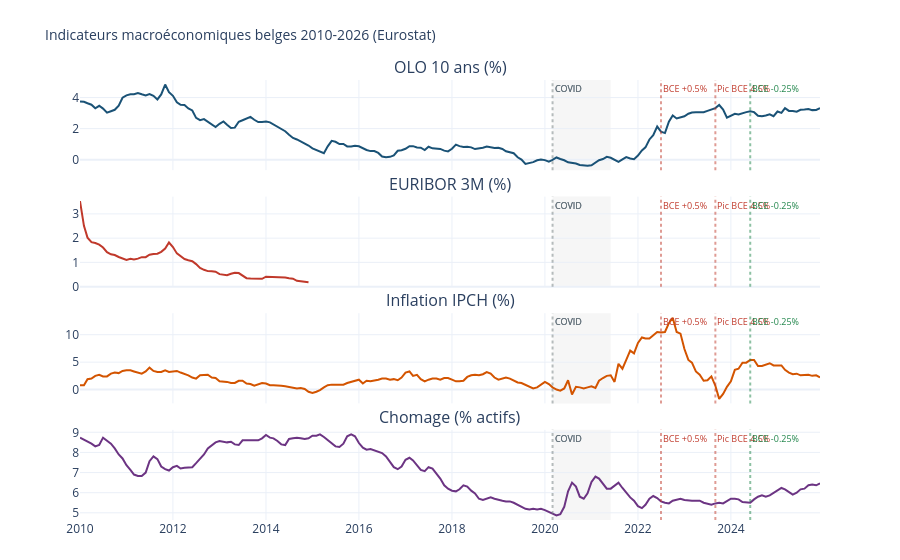

This figure's notebook cell:
### Markdown cell above
---
## 4. Visualisation Plotly : séries individuelles

On trace les 4 séries principales en subplots avec axe X partagé.  
Les graphiques Plotly sont interactifs : zoom, survol, export PNG.

### Code cell
SERIES_TO_PLOT = [k for k in ("olo_10y", "euribor_3m", "inflation", "chomage") if k in macro.columns]

if not SERIES_TO_PLOT:
    print("Pas de données disponibles. Relancer les cellules 2 et 3 d'abord.")
else:
    fig = make_subplots(
        rows=len(SERIES_TO_PLOT),
        cols=1,
        shared_xaxes=True,
        subplot_titles=[DATASETS[k]["label"] for k in SERIES_TO_PLOT],
        vertical_spacing=0.06,
    )

    for i, key in enumerate(SERIES_TO_PLOT, start=1):
        cfg = DATASETS[key]
        s = macro[key].dropna()
        fig.add_trace(
            go.Scatter(
                x=s.index,
                y=s.values,
                mode="lines",
                name=cfg["label"],
                line=dict(color=cfg["color"], width=2),
                hovertemplate="%{x|%Y-%m}: %{y:.2f} " + cfg["unit"] + "<extra></extra>",
            ),
            row=i,
            col=1,
        )

    fig.update_layout(
        height=280 * len(SERIES_TO_PLOT),
        title_text="Indicateurs macroéconomiques belges 2010-2026 (Eurostat)",
        title_font_size=14,
        showlegend=False,
        template="plotly_white",
        margin=dict(t=80, b=40),
    )

    fig.add_vrect(
        x0="2020-03-01", x1="2021-06-01",
        fillcolor="gray", opacity=0.07,
        layer="below", line_width=0,
        annotation_text="COVID",
        annotation_position="top left",
        annotation_font_size=9,
    )

    # add_vline avec annotation_text exige un timestamp numérique (ms) sur axe datetime
    for date_str, label, color in BCE_EVENTS:
        x_ms = pd.Timestamp(date_str).value // 10**6
        fig.add_vline(
            x=x_ms, line_dash="dot", line_color=color, opacity=0.5,
            annotation_text=label, annotation_position="top right",
            annotation_font_size=9, annotation_font_color=color,
        )

    fig.show()

### Figure 1 — Plotly figure (JSON) as saved in the notebook; plotly's stock layout.template omitted (floating-point values rounded to 4 significant figures; data arrays with more than 128 entries replaced by an {"elided": "..."} marker saying what was removed)
{"data": [{"hovertemplate": "%{x|%Y-%m}: %{y:.2f} %<extra></extra>", "line": {"color": "#1a5276", "width": 2}, "mode": "lines", "name": "OLO 10 ans (%)", "type": "scatter", "x": {"elided": "192 str values"}, "xaxis": "x", "y": {"elided": "192 float values"}, "yaxis": "y"}, {"hovertemplate": "%{x|%Y-%m}: %{y:.2f} %<extra></extra>", "line": {"color": "#c0392b", "width": 2}, "mode": "lines", "name": "EURIBOR 3M (%)", "type": "scatter", "x": ["2010-01-01T00:00:00.000000000", "2010-02-01T00:00:00.000000000", "2010-03-01T00:00:00.000000000", "2010-04-01T00:00:00.000000000", "2010-05-01T00:00:00.000000000", "2010-06-01T00:00:00.000000000", "2010-07-01T00:00:00.000000000", "2010-08-01T00:00:00.000000000", "2010-09-01T00:00:00.000000000", "2010-10-01T00:00:00.000000000", "2010-11-01T00:00:00.000000000", "2010-12-01T00:00:00.000000000", "2011-01-01T00:00:00.000000000", "2011-02-01T00:00:00.000000000", "2011-03-01T00:00:00.000000000", "2011-04-01T00:00:00.000000000", "2011-05-01T00:00:00.000000000", "2011-06-01T00:00:00.000000000", "2011-07-01T00:00:00.000000000", "2011-08-01T00:00:00.000000000", "2011-09-01T00:00:00.000000000", "2011-10-01T00:00:00.000000000", "2011-11-01T00:00:00.000000000", "2011-12-01T00:00:00.000000000", "2012-01-01T00:00:00.000000000", "2012-02-01T00:00:00.000000000", "2012-03-01T00:00:00.000000000", "2012-04-01T00:00:00.000000000", "2012-05-01T00:00:00.000000000", "2012-06-01T00:00:00.000000000", "2012-07-01T00:00:00.000000000", "2012-08-01T00:00:00.000000000", "2012-09-01T00:00:00.000000000", "2012-10-01T00:00:00.000000000", "2012-11-01T00:00:00.000000000", "2012-12-01T00:00:00.000000000", "2013-01-01T00:00:00.000000000", "2013-02-01T00:00:00.000000000", "2013-03-01T00:00:00.000000000", "2013-04-01T00:00:00.000000000", "2013-05-01T00:00:00.000000000", "2013-06-01T00:00:00.000000000", "2013-07-01T00:00:00.000000000", "2013-08-01T00:00:00.000000000", "2013-09-01T00:00:00.000000000", "2013-10-01T00:00:00.000000000", "2013-11-01T00:00:00.000000000", "2013-12-01T00:00:00.000000000", "2014-01-01T00:00:00.000000000", "2014-02-01T00:00:00.000000000", "2014-03-01T00:00:00.000000000", "2014-04-01T00:00:00.000000000", "2014-05-01T00:00:00.000000000", "2014-06-01T00:00:00.000000000", "2014-07-01T00:00:00.000000000", "2014-08-01T00:00:00.000000000", "2014-09-01T00:00:00.000000000", "2014-11-01T00:00:00.000000000", "2014-12-01T00:00:00.000000000"], "xaxis": "x2", "y": [3.527, 2.507, 2.02, 1.833, 1.8, 1.733, 1.613, 1.423, 1.333, 1.303, 1.223, 1.173, 1.105, 1.145, 1.125, 1.155, 1.215, 1.215, 1.315, 1.345, 1.36, 1.435, 1.57, 1.82, 1.635, 1.37, 1.25, 1.14, 1.09, 1.05, 0.93, 0.77, 0.695, 0.64, 0.635, 0.615, 0.515, 0.48, 0.47, 0.53, 0.575, 0.56, 0.44, 0.35, 0.335, 0.335, 0.32, 0.325, 0.41, 0.41, 0.41, 0.41, 0.41, 0.38, 0.35, 0.33, 0.24, 0.19, 0.18], "yaxis": "y2"}, {"hovertemplate": "%{x|%Y-%m}: %{y:.2f} %<extra></extra>", "line": {"color": "#d35400", "width": 2}, "mode": "lines", "name": "Inflation IPCH (%)", "type": "scatter", "x": {"elided": "192 str values"}, "xaxis": "x3", "y": {"elided": "192 float values"}, "yaxis": "y3"}, {"hovertemplate": "%{x|%Y-%m}: %{y:.2f} % actifs<extra></extra>", "line": {"color": "#6c3483", "width": 2}, "mode": "lines", "name": "Chomage (% actifs)", "type": "scatter", "x": {"elided": "192 str values"}, "xaxis": "x4", "y": {"elided": "192 float values"}, "yaxis": "y4"}], "layout": {"annotations": [{"font": {"size": 16}, "showarrow": false, "text": "OLO 10 ans (%)", "x": 0.5, "xanchor": "center", "xref": "paper", "y": 1, "yanchor": "bottom", "yref": "paper"}, {"font": {"size": 16}, "showarrow": false, "text": "EURIBOR 3M (%)", "x": 0.5, "xanchor": "center", "xref": "paper", "y": 0.735, "yanchor": "bottom", "yref": "paper"}, {"font": {"size": 16}, "showarrow": false, "text": "Inflation IPCH (%)", "x": 0.5, "xanchor": "center", "xref": "paper", "y": 0.47, "yanchor": "bottom", "yref": "paper"}, {"font": {"size": 16}, "showarrow": false, "text": "Chomage (% actifs)", "x": 0.5, "xanchor": "center", "xref": "paper", "y": 0.205, "yanchor": "bottom", "yref": "paper"}, {"font": {"size": 9}, "showarrow": false, "text": "COVID", "x": "2020-03-01", "xanchor": "left", "xref": "x", "y": 1, "yanchor": "top", "yref": "y domain"}, {"font": {"size": 9}, "showarrow": false, "text": "COVID", "x": "2020-03-01", "xanchor": "left", "xref": "x2", "y": 1, "yanchor": "top", "yref": "y2 domain"}, {"font": {"size": 9}, "showarrow": false, "text": "COVID", "x": "2020-03-01", "xanchor": "left", "xref": "x3", "y": 1, "yanchor": "top", "yref": "y3 domain"}, {"font": {"size": 9}, "showarrow": false, "text": "COVID", "x": "2020-03-01", "xanchor": "left", "xref": "x4", "y": 1, "yanchor": "top", "yref": "y4 domain"}, {"font": {"color": "#717d7e", "size": 9}, "showarrow": false, "text": "COVID", "x": 1583020800000, "xanchor": "left", "xref": "x", "y": 1, "yanchor": "top", "yref": "y domain"}, {"font": {"color": "#717d7e", "size": 9}, "showarrow": false, "text": "COVID", "x": 1583020800000, "xanchor": "left", "xref": "x2", "y": 1, "yanchor": "top", "yref": "y2 domain"}, {"font": {"color": "#717d7e", "size": 9}, "showarrow": false, "text": "COVID", "x": 1583020800000, "xanchor": "left", "xref": "x3", "y": 1, "yanchor": "top", "yref": "y3 domain"}, {"font": {"color": "#717d7e", "size": 9}, "showarrow": false, "text": "COVID", "x": 1583020800000, "xanchor": "left", "xref": "x4", "y": 1, "yanchor": "top", "yref": "y4 domain"}, {"font": {"color": "#c0392b", "size": 9}, "showarrow": false, "text": "BCE +0.5%", "x": 1656633600000, "xanchor": "left", "xref": "x", "y": 1, "yanchor": "top", "yref": "y domain"}, {"font": {"color": "#c0392b", "size": 9}, "showarrow": false, "text": "BCE +0.5%", "x": 1656633600000, "xanchor": "left", "xref": "x2", "y": 1, "yanchor": "top", "yref": "y2 domain"}, {"font": {"color": "#c0392b", "size": 9}, "showarrow": false, "text": "BCE +0.5%", "x": 1656633600000, "xanchor": "left", "xref": "x3", "y": 1, "yanchor": "top", "yref": "y3 domain"}, {"font": {"color": "#c0392b", "size": 9}, "showarrow": false, "text": "BCE +0.5%", "x": 1656633600000, "xanchor": "left", "xref": "x4", "y": 1, "yanchor": "top", "yref": "y4 domain"}, {"font": {"color": "#c0392b", "size": 9}, "showarrow": false, "text": "Pic BCE 4.5%", "x": 1693526400000, "xanchor": "left", "xref": "x", "y": 1, "yanchor": "top", "yref": "y domain"}, {"font": {"color": "#c0392b", "size": 9}, "showarrow": false, "text": "Pic BCE 4.5%", "x": 1693526400000, "xanchor": "left", "xref": "x2", "y": 1, "yanchor": "top", "yref": "y2 domain"}, {"font": {"color": "#c0392b", "size": 9}, "showarrow": false, "text": "Pic BCE 4.5%", "x": 1693526400000, "xanchor": "left", "xref": "x3", "y": 1, "yanchor": "top", "yref": "y3 domain"}, {"font": {"color": "#c0392b", "size": 9}, "showarrow": false, "text": "Pic BCE 4.5%", "x": 1693526400000, "xanchor": "left", "xref": "x4", "y": 1, "yanchor": "top", "yref": "y4 domain"}, {"font": {"color": "#1e8449", "size": 9}, "showarrow": false, "text": "BCE -0.25%", "x": 1717200000000, "xanchor": "left", "xref": "x", "y": 1, "yanchor": "top", "yref": "y domain"}, {"font": {"color": "#1e8449", "size": 9}, "showarrow": false, "text": "BCE -0.25%", "x": 1717200000000, "xanchor": "left", "xref": "x2", "y": 1, "yanchor": "top", "yref": "y2 domain"}, {"font": {"color": "#1e8449", "size": 9}, "showarrow": false, "text": "BCE -0.25%", "x": 1717200000000, "xanchor": "left", "xref": "x3", "y": 1, "yanchor": "top", "yref": "y3 domain"}, {"font": {"color": "#1e8449", "size": 9}, "showarrow": false, "text": "BCE -0.25%", "x": 1717200000000, "xanchor": "left", "xref": "x4", "y": 1, "yanchor": "top", "yref": "y4 domain"}], "autosize": true, "margin": {"b": 40, "t": 80}, "shapes": [{"fillcolor": "gray", "layer": "below", "line": {"width": 0}, "opacity": 0.07, "type": "rect", "x0": "2020-03-01", "x1": "2021-06-01", "xref": "x", "y0": 0, "y1": 1, "yref": "y domain"}, {"fillcolor": "gray", "layer": "below", "line": {"width": 0}, "opacity": 0.07, "type": "rect", "x0": "2020-03-01", "x1": "2021-06-01", "xref": "x2", "y0": 0, "y1": 1, "yref": "y2 domain"}, {"fillcolor": "gray", "layer": "below", "line": {"width": 0}, "opacity": 0.07, "type": "rect", "x0": "2020-03-01", "x1": "2021-06-01", "xref": "x3", "y0": 0, "y1": 1, "yref": "y3 domain"}, {"fillcolor": "gray", "layer": "below", "line": {"width": 0}, "opacity": 0.07, "type": "rect", "x0": "2020-03-01", "x1": "2021-06-01", "xref": "x4", "y0": 0, "y1": 1, "yref": "y4 domain"}, {"line": {"color": "#717d7e", "dash": "dot"}, "opacity": 0.5, "type": "line", "x0": 1583020800000, "x1": 1583020800000, "xref": "x", "y0": 0, "y1": 1, "yref": "y domain"}, {"line": {"color": "#717d7e", "dash": "dot"}, "opacity": 0.5, "type": "line", "x0": 1583020800000, "x1": 1583020800000, "xref": "x2", "y0": 0, "y1": 1, "yref": "y2 domain"}, {"line": {"color": "#717d7e", "dash": "dot"}, "opacity": 0.5, "type": "line", "x0": 1583020800000, "x1": 1583020800000, "xref": "x3", "y0": 0, "y1": 1, "yref": "y3 domain"}, {"line": {"color": "#717d7e", "dash": "dot"}, "opacity": 0.5, "type": "line", "x0": 1583020800000, "x1": 1583020800000, "xref": "x4", "y0": 0, "y1": 1, "yref": "y4 domain"}, {"line": {"color": "#c0392b", "dash": "dot"}, "opacity": 0.5, "type": "line", "x0": 1656633600000, "x1": 1656633600000, "xref": "x", "y0": 0, "y1": 1, "yref": "y domain"}, {"line": {"color": "#c0392b", "dash": "dot"}, "opacity": 0.5, "type": "line", "x0": 1656633600000, "x1": 1656633600000, "xref": "x2", "y0": 0, "y1": 1, "yref": "y2 domain"}, {"line": {"color": "#c0392b", "dash": "dot"}, "opacity": 0.5, "type": "line", "x0": 1656633600000, "x1": 1656633600000, "xref": "x3", "y0": 0, "y1": 1, "yref": "y3 domain"}, {"line": {"color": "#c0392b", "dash": "dot"}, "opacity": 0.5, "type": "line", "x0": 1656633600000, "x1": 1656633600000, "xref": "x4", "y0": 0, "y1": 1, "yref": "y4 domain"}, {"line": {"color": "#c0392b", "dash": "dot"}, "opacity": 0.5, "type": "line", "x0": 1693526400000, "x1": 1693526400000, "xref": "x", "y0": 0, "y1": 1, "yref": "y domain"}, {"line": {"color": "#c0392b", "dash": "dot"}, "opacity": 0.5, "type": "line", "x0": 1693526400000, "x1": 1693526400000, "xref": "x2", "y0": 0, "y1": 1, "yref": "y2 domain"}, {"line": {"color": "#c0392b", "dash": "dot"}, "opacity": 0.5, "type": "line", "x0": 1693526400000, "x1": 1693526400000, "xref": "x3", "y0": 0, "y1": 1, "yref": "y3 domain"}, {"line": {"color": "#c0392b", "dash": "dot"}, "opacity": 0.5, "type": "line", "x0": 1693526400000, "x1": 1693526400000, "xref": "x4", "y0": 0, "y1": 1, "yref": "y4 domain"}, {"line": {"color": "#1e8449", "dash": "dot"}, "opacity": 0.5, "type": "line", "x0": 1717200000000, "x1": 1717200000000, "xref": "x", "y0": 0, "y1": 1, "yref": "y domain"}, {"line": {"color": "#1e8449", "dash": "dot"}, "opacity": 0.5, "type": "line", "x0": 1717200000000, "x1": 1717200000000, "xref": "x2", "y0": 0, "y1": 1, "yref": "y2 domain"}, {"line": {"color": "#1e8449", "dash": "dot"}, "opacity": 0.5, "type": "line", "x0": 1717200000000, "x1": 1717200000000, "xref": "x3", "y0": 0, "y1": 1, "yref": "y3 domain"}, {"line": {"color": "#1e8449", "dash": "dot"}, "opacity": 0.5, "type": "line", "x0": 1717200000000, "x1": 1717200000000, "xref": "x4", "y0": 0, "y1": 1, "yref": "y4 domain"}], "showlegend": false, "title": {"font": {"size": 14}, "text": "Indicateurs macroéconomiques belges 2010-2026 (Eurostat)"}, "xaxis": {"anchor": "y", "autorange": true, "domain": [0, 1], "matches": "x4", "range": ["2010-01-01", "2029-12-04 05:12:36.6879"], "showticklabels": false, "type": "date"}, "xaxis2": {"anchor": "y2", "autorange": true, "domain": [0, 1], "matches": "x4", "range": ["2010-01-01", "2029-12-04 05:12:36.6879"], "showticklabels": false, "type": "date"}, "xaxis3": {"anchor": "y3", "autorange": true, "domain": [0, 1], "matches": "x4", "range": ["2010-01-01", "2029-12-04 05:12:36.6879"], "showticklabels": false, "type": "date"}, "xaxis4": {"anchor": "y4", "autorange": true, "domain": [0, 1], "range": ["2010-01-01", "2029-12-04 05:12:36.6879"], "type": "date"}, "yaxis": {"anchor": "x", "autorange": true, "domain": [0.795, 1], "range": [-0.6806, 5.131], "type": "linear"}, "yaxis2": {"anchor": "x2", "autorange": true, "domain": [0.53, 0.735], "range": [-0.005926, 3.713], "type": "linear"}, "yaxis3": {"anchor": "x3", "autorange": true, "domain": [0.265, 0.47], "range": [-2.522, 13.92], "type": "linear"}, "yaxis4": {"anchor": "x4", "autorange": true, "domain": [0, 0.205], "range": [4.643, 9.124], "type": "linear"}}}
